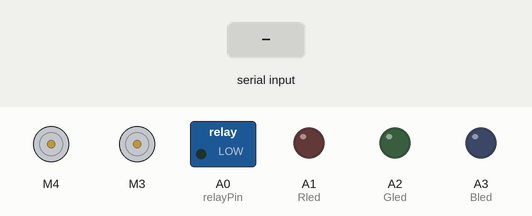
Simulated run of this sketch. Board: Arduino Uno, built with avr-gcc and run on an emulated ATmega328P. On the bench: 2 × DC motor (green arrow = forward, orange = backward, longer = faster), switched loads named in the sketch (green lamp = pin HIGH), output pins drawn as LEDs (lit = HIGH). The inputs (shaded band) are chosen by the test bench. What the sketch prints to the serial monitor is not drawn.

Above: at 1.2 s.
1.3 s: "SYN" received over the second serial link
2.8 s: "1" received over the second serial link
Timing chart, 0 to 5.8 s (numbered marks = the images above; inputs shaded):
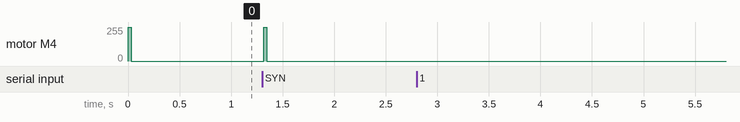

The sketch:

Phast_BCM.ino
```cpp
const char* version = "Phast v1.2.1";
const char* company = "TanrTech";

#include <AFMotor.h>
#include <SoftwareSerial.h>

// Pin setup
int const relayPin = A0;
int const Rled = A1;
int const Gled = A2;
int const Bled = A3;
int const Rx = A4;
int const Tx = A5;

// Motor controller setup
AF_DCMotor valve(4);
#define OPEN BACKWARD
#define CLOSE FORWARD

// Sensor led setup
AF_DCMotor sensorLed(3);
#define ON BACKWARD
#define OFF RELEASE

// Link to ECU
SoftwareSerial link(Rx, Tx);
char cString[20];
byte chPos = 0;
byte ch = 0;

// Commands
struct CommandFunction {
  const char* command;
  void (*function)();
};

void (*sysReset)(void) = 0;

void setup() {
  Serial.begin(9600);

  // Initialize relay
  pinMode(relayPin, OUTPUT);
  relayOFF();

  // Initialize valve
  valve.setSpeed(255);
  valveCLOSE();

  // Initialize Sensor LED
  sensorLed.setSpeed(255);
  sensorLedOff();

  // Initialize LED
  pinMode(Rled, OUTPUT);
  pinMode(Gled, OUTPUT);
  pinMode(Bled, OUTPUT);

  // Initialize link to ECU
  pinMode(Rx, INPUT);
  pinMode(Tx, OUTPUT);
  link.begin(9600);
}

// Functions for commands
void sync() {
  link.print(version);
  relayOFF();
  valveCLOSE();
  ledOFF();
}

void relayOFF() {
  digitalWrite(relayPin, LOW);
}

void relayON() {
  digitalWrite(relayPin, HIGH);
}

void valveCLOSE() {
  valve.run(CLOSE);
  delay(30);
  valve.run(RELEASE);
}

void valveOPEN() {
  valve.run(OPEN);
  delay(30);
  valve.run(RELEASE);
}

void ledRED() {
  analogWrite(Rled, 130);
  analogWrite(Gled, 0);
  analogWrite(Bled, 0);
}
void ledGREEN() {
  analogWrite(Rled, 0);
  analogWrite(Gled, 130);
  analogWrite(Bled, 0);
}
void ledBLUE() {
  analogWrite(Rled, 0);
  analogWrite(Gled, 0);
  analogWrite(Bled, 130);
}
void ledOFF() {
  analogWrite(Rled, 0);
  analogWrite(Gled, 0);
  analogWrite(Bled, 0);
}

void sensorLedOn() {
  sensorLed.run(ON);
}

void sensorLedOff() {
  sensorLed.run(OFF);
}

// Commands and the functions they call
CommandFunction commandFunctions[] = {
  {"SYN", sync},
  {"VOP", valveOPEN},
  {"RON", relayON},
  {"VCL", valveCLOSE},
  {"ROF", relayOFF},
  {"LRD", ledRED},
  {"LGN", ledGREEN},
  {"LBL", ledBLUE},
  {"LOF", ledOFF},
  {"SLN", sensorLedOn},
  {"SLF", sensorLedOff},
  {"RST", sysReset}
};

void loop() {
  while (link.available() > 0) {
    ch = link.read();
    cString[chPos] = ch;
    chPos++;
    delay(1);
  }
  cString[chPos] = 0;  //terminate cString
  chPos = 0;
  Serial.print(cString);

  for (int i = 0; i < sizeof(commandFunctions) / sizeof(commandFunctions[0]); i++) {
    if (strcmp(cString, commandFunctions[i].command) == 0) {
      if (strcmp(cString, "SYN") != 0) link.print("ACK");
      commandFunctions[i].function();
      break;
    }
  }
}
```

Measured:
- after the input at 1.3 s, motor M4: stopped → forward 255/255 at once, → stopped 0.03 s later
- after the input at 2.8 s, every drawn part: stays the same
